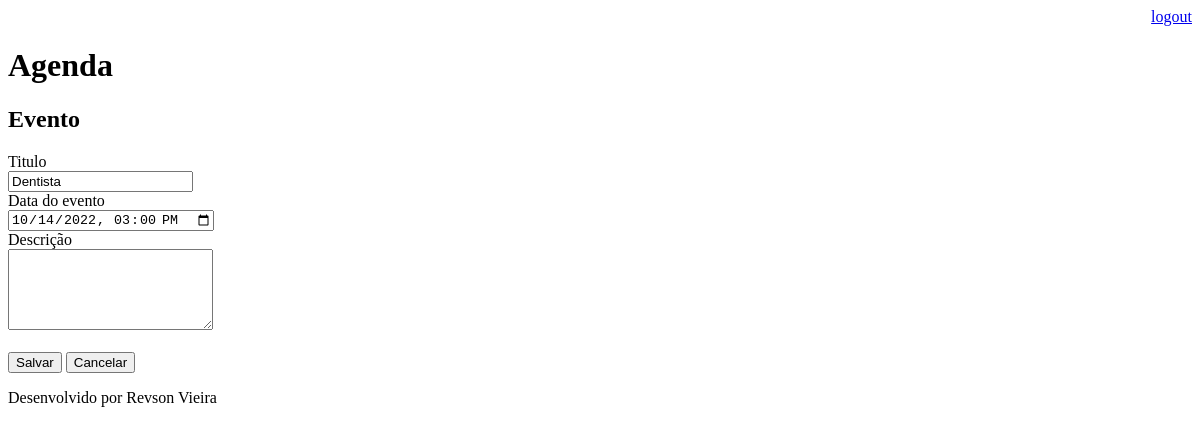
The page /agenda/evento/?id=1 (signed in) on the database as committed earlier.
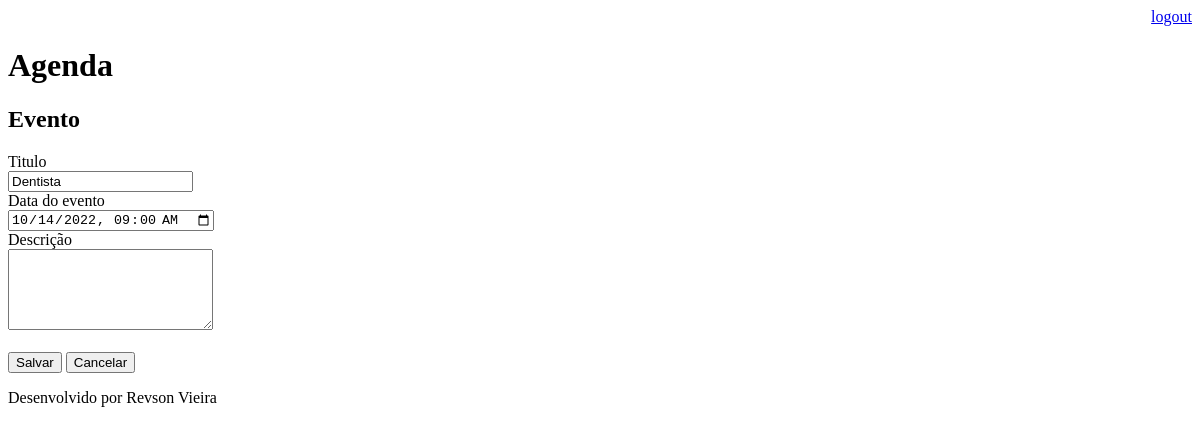
The same page on the database as committed later.
### core/models.py (models this page shows, shortened)
class Evento(models.Model):
    titulo = models.CharField(max_length=100)
    descricao = models.TextField(blank=True, null=True)
    data_evento = models.DateTimeField(verbose_name='Data do evento')
    data_criacao = models.DateTimeField(auto_now=True, verbose_name='Data da criação')
    usuario = models.ForeignKey(User, on_delete=models.CASCADE, verbose_name='Usuário')
    class Meta():
        db_table = 'evento'
    def get_data_input_evento(self):
        return self.data_evento.strftime('%Y-%m-%dT%H:%M')

### core/views.py (the view)
# urls.py: path("agenda/evento/", views.evento),
@login_required(login_url='/login/')
def evento(request):
    id_evento = request.GET.get('id')
    dados = {}
    if id_evento:
        dados['evento'] = Evento.objects.get(id=id_evento)
    return render(request, 'evento.html', dados)

### templates/evento.html (shortened to what this page needs)
{% extends "model-page.html" %}
{% block content %}
    <h2>Evento</h2>
    <form action="submit" method="post"> {% csrf_token %}
        <label for="titulo">Titulo</label>
        <br>
        <input type="text" name="titulo" value="{{ evento.titulo }}">
        <br>
        <label for="data_evento">Data do evento</label>
        <br>
        <input type="datetime-local" name="data_evento" value="{{ evento.get_data_input_evento }}">
        <br>
        <label for="descricao">Descrição</label>
        <br>
        <textarea name="descricao" cols="23" rows="5">{{ evento.descricao }}</textarea>
        <br><br>
        <button type="submit">Salvar</button>
        <a href="/">
            <button type="button">Cancelar</button>
        </a>
    </form>
{% endblock %}

Rows that differ between the two databases and show on the page:
changed Evento "Dentista": data_evento "10/14/2022 15:00" → "10/14/2022 09:00"
